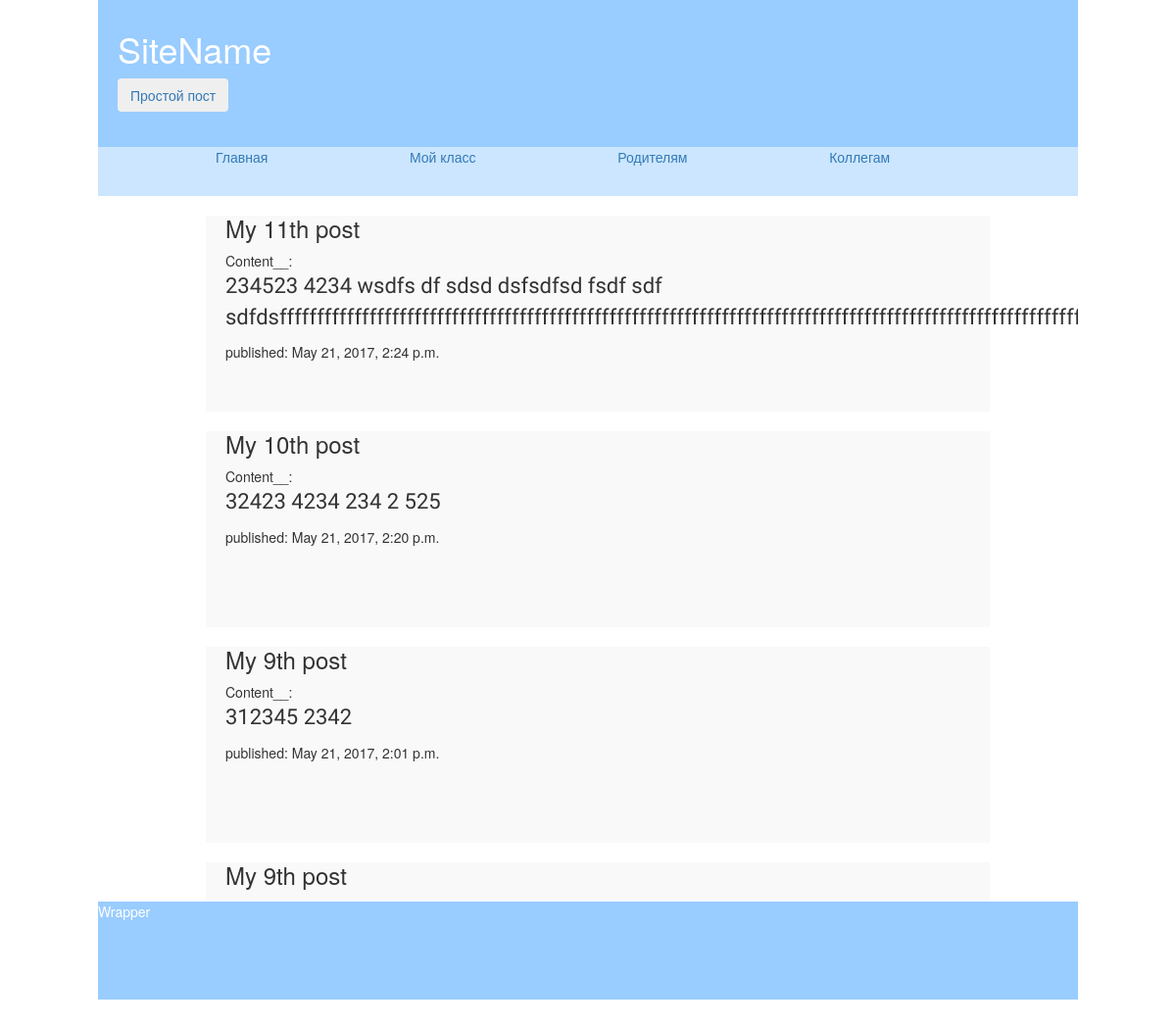
Screenshot of /wall/partial/ with the database file from the repository.
### wall/models.py (models this page shows, shortened)
class PostPartial(models.Model):
    caption = models.CharField(max_length=200)
    content = models.CharField(max_length=500)
    pub_date = models.DateTimeField('date published')

### wall/views.py (the view)
def partial(request):
    post = PostPartial.objects.order_by('-pub_date')
    return render(request, 'wall/partial.html', {'posts': post})

### wall/templates/wall/partial.html
{% extends 'wall/base.html' %}
    {% block content %}
        {% for post in posts %}
        <div class="post_full">
            <h3 class="caption_post"> {{post.caption}} </h3>
            Content__:  <p class="post_text">  {{post.content|truncatewords:80|safe }}
            </p>
            <p> published: {{post.pub_date}} </p>
        </div>
        {% endfor %}
    {% endblock %}

### wall/static/wall/css/style.css (style rules this page uses)
.post_text { font-family: 'Sofia';font-size: 22px; }
.post_full { margin: 0 auto; padding-left: 20px; width: 800px; height: 200px; background-color: #F9F9F9; }

### rows the page displays
PostPartial: caption "My 11th post", content "234523 4234 wsdfs df sdsd dsfsdfsd fsdf sdf…", pub_date "May 21, 2017, 2:24 p.m."
PostPartial: caption "My 10th post", content "32423 4234 234 2 525", pub_date "May 21, 2017, 2:20 p.m."
PostPartial: caption "My 9th post", content "312345 2342", pub_date "May 21, 2017, 2:01 p.m."
PostPartial: caption "My 9th post"
